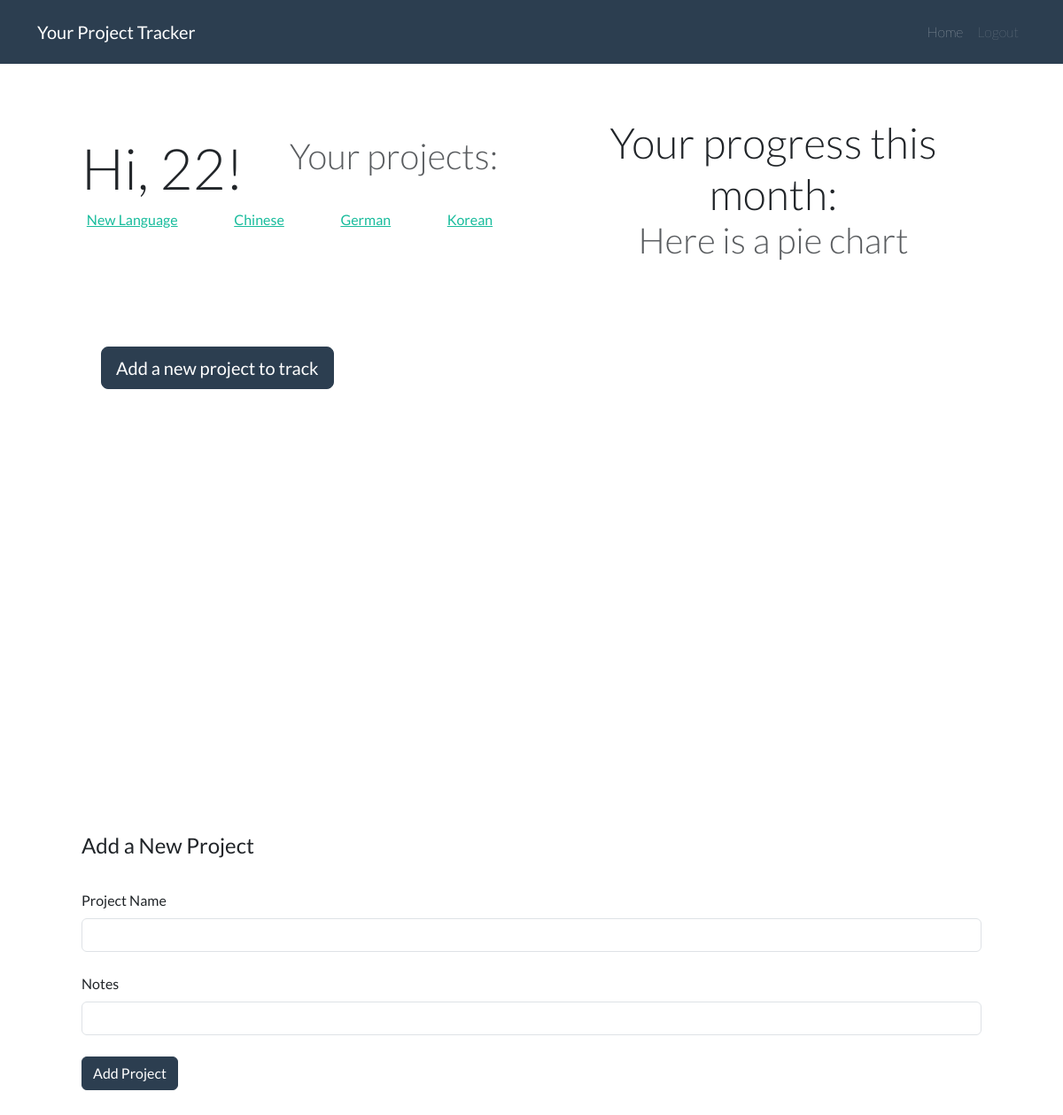
/ (signed in), run on an earlier commit of the app's database.
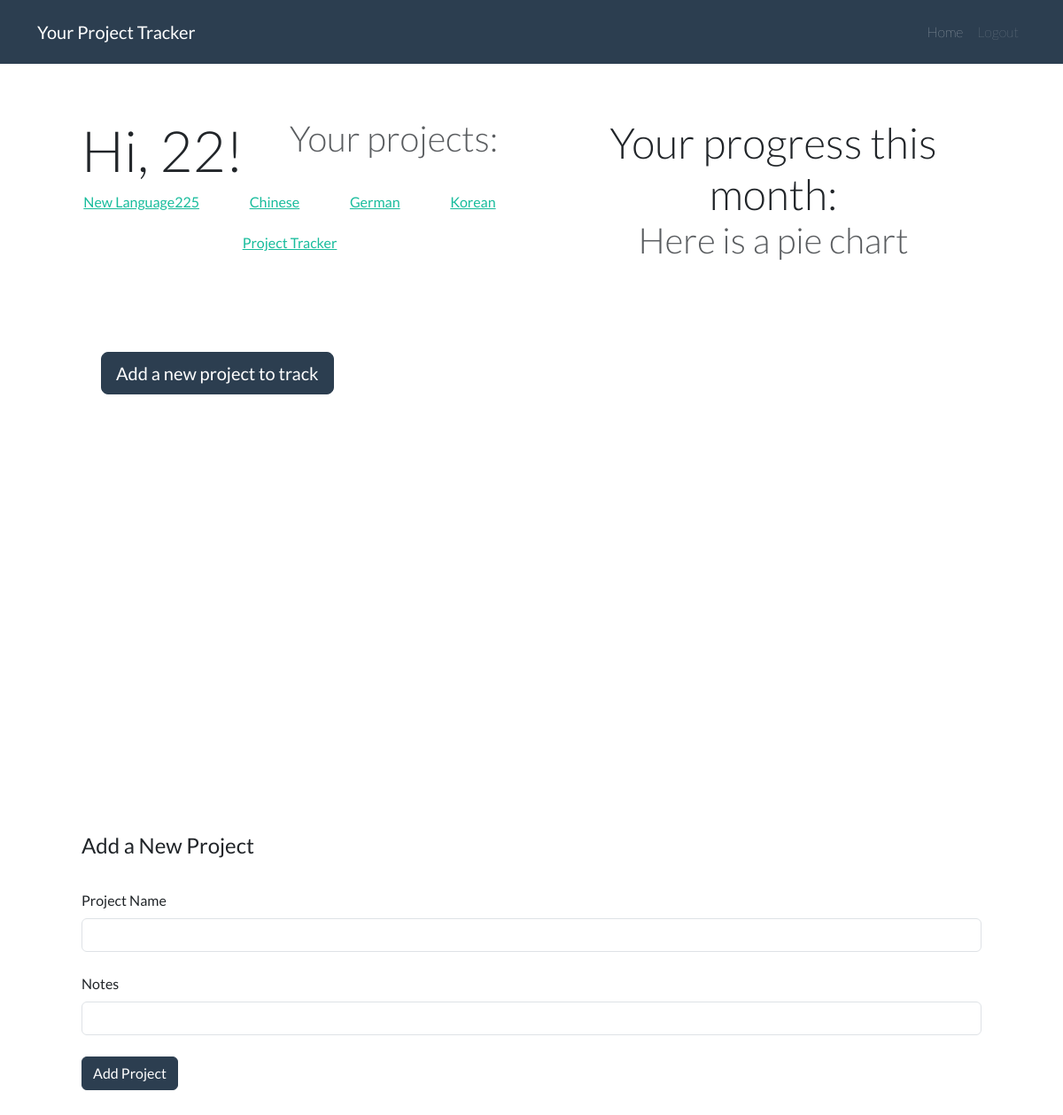
And on a later commit of the database.
### website/models.py (models this page shows, shortened)
class User(db.Model, UserMixin):
    id = db.Column(db.Integer, primary_key=True)
    email = db.Column(db.String(100), nullable=False, unique=True)
    password = db.Column(db.String(100), nullable=False)
    name = db.Column(db.String(20), nullable=False)
    projects = db.relationship('Project', backref='owner')

class Project(db.Model):
    id = db.Column(db.Integer, primary_key=True)
    project_name = db.Column(db.String(30), nullable=False)
    notes = db.Column(db.String(1000), nullable=False, default='')
    user_id = db.Column(db.Integer, db.ForeignKey('user.id'), nullable=False)
    entries = db.relationship('Entry')

### website/views.py (the view, shortened to what this page needs)
@views.route('/', methods=['GET', 'POST'])
@login_required
def home():
    project_form = AddProjectForm()
    return render_template("home.html", user=current_user, project_form=project_form)

### website/forms.py
class AddProjectForm(FlaskForm):
    project_name = StringField('Project Name', validators=[DataRequired(), Length(min=1, max=30)])
    notes = StringField('Notes')
    submit = SubmitField('Add Project')

### website/__init__.py (called while the page is built)
def create_app():
    app = Flask(__name__)
    app.config['SECRET_KEY'] = '18d1724277f006e116623f1bc2297dea'
    app.config['SQLALCHEMY_DATABASE_URI'] = f'sqlite:///{DB_NAME}'
    db.init_app(app)
    from .views import views
    from .auth import auth
    app.register_blueprint(views, url_prefix='/')
    app.register_blueprint(auth, url_prefix='/')
    from .models import User
    create_database(app)
    login_manager = LoginManager()
    login_manager.login_view = 'auth.login'
    login_manager.init_app(app)
    login_manager.login_message_category = "info"
    @login_manager.user_loader
    def load_user(id):
        return User.query.get(int(id))
    return app

### website/templates/home.html (shortened to what this page needs)
{% extends "base.html" %}
{% block content %}
    <section class="container-lg my-1" id="greet">
        <div class="container-lg my-3">
            {% if not user.projects %}
                <div class="row justify-content-around">
                    <div class="col-4 text-center">
                        <div class="display-3">Hi, {{user.name}}!</div>
                        <div class="display-6 text-muted">No projects yet?</div>
                    </div>
                    <div class="col-8 text-center">
                        <div class="display-3">Welcome to the Project Tracker!</div>
                        <!-- <div class="display-6 text-muted">Here is how it works:</div>
                        Carousel ? -->
                    </div>
                </div>
                <div class="m-5"><a href="#addproject" class="btn btn-lg btn-primary my-5">Add a new project to track</a></div>
            {% else %}
            <div class="container-lg my-3">
                <div class="row justify-content-around">
                    <div class="col-md-6 text-center text-md-start d-flex align-content-center flex-wrap" id="leftgreet">
                        <div class="display-3">Hi, {{user.name}}!</div>
                        <div class="display-6 text-muted">Your projects:</div>
                            {% for project in user.projects %}
                                <div class="btn mb-2">
                                    <a href="{{ url_for('views.project', project_id=project.id) }}">
                                        {{project.project_name}}
                                    </a>
                                </div>
                            {% endfor %}
                    </div>
                    <div class="col-md-6 text-center">
                        <div class="display-5">Your progress this month:</div>
                        <div class="display-6 text-muted">Here is a pie chart</div>
                    </div>
                </div>
                <div class="m-5"><a href="#addproject" class="btn btn-lg btn-primary my-5">Add a new project  to track</a></div>
            {% endif %}
        </div>
    </section>
    <section id="addproject">
        <div class="container-lg my-3">
            <form method="POST" action="#">
                <fieldset class="form-group">
                    <legend>Add a New Project</legend>
                    <div class="form-group">
                        {{ project_form.project_name.label(class="form-label mt-4") }}
                        {% if project_form.project_name.errors %}
                            {{ project_form.project_name(class="form-control is-invalid") }}
                            <div class="invalid-feedback">
                                {% for error in project_form.project_name.errors %}
                                    <span>{{ error }}</span>
                                {% endfor %}
                            </div>
                        {% else %}
                            {{ project_form.project_name(class="form-control") }}
                        {% endif %}
                    </div>
                    <div class="form-group">
                        {{ project_form.notes.label(class="form-label mt-4") }}
                        {% if project_form.notes.errors %}
                            {{ project_form.notes(class="form-control is-invalid") }}
                            <div class="invalid-feedback">
                                {% for error in project_form.notes.errors %}
                                    <span>{{ error }}</span>
                                {% endfor %}
                            </div>
                        {% else %}
                            {{ project_form.notes(class="form-control") }}
                        {% endif %}
                    </div>
                </fieldset>
                <br>
                <div class="form-group">
                    {{ project_form.submit(class="btn btn-primary") }}
                </div>
            </form>
        </div>
    </section>
{% endblock %}

### website/templates/base.html (shortened to what this page needs)
<!DOCTYPE html>
<html lang="en">
<head>
    <link href="https://cdn.jsdelivr.net/npm/bootstrap@5.1.2/dist/css/bootstrap.min.css" rel="stylesheet"
>
    <link rel="stylesheet" type="text/css" href="{{ url_for('static', filename='style.css') }}">
    <link href="https://cdn.jsdelivr.net/npm/bootswatch@5.1.2/dist/flatly/bootstrap.min.css" rel="stylesheet">
</head>
<body>
    <nav class="navbar navbar-expand-md navbar-dark bg-primary">
        <div class="container-xl">
          <a class="navbar-brand" href="{{ url_for('views.home') }}">
            <span>Your Project Tracker</span>
          </a>
          <div class="collapse navbar-collapse justify-content-end align-center" id="navbarColor01">
            <ul class="navbar-nav">
              {% if user and user.is_authenticated %}
                <li class="nav-item">
                  <a class="nav-link active fw-lighter" href="{{ url_for('views.home') }}">Home
                  </a>
                </li>
                <li class="nav-item">
                  <a class="nav-link fw-lighter" href="{{ url_for('auth.logout') }}">Logout</a>
                </li>
              {% endif %}
            </ul>
          </div>
        </div>
      </nav>
        {% block content %}{% endblock %}
</body>
</html>

### website/static/style.css (style rules this page uses)
#greet { height: 100vh; }
section { height: 100vh; padding: 5vh 10vh; }
#leftgreet { justify-content: space-around; align-content: space-around; }

What changed in the data, as far as the page shows it:
changed Project: project_name "New Language" → "New Language225"
added Project: project_name "Project Tracker"
